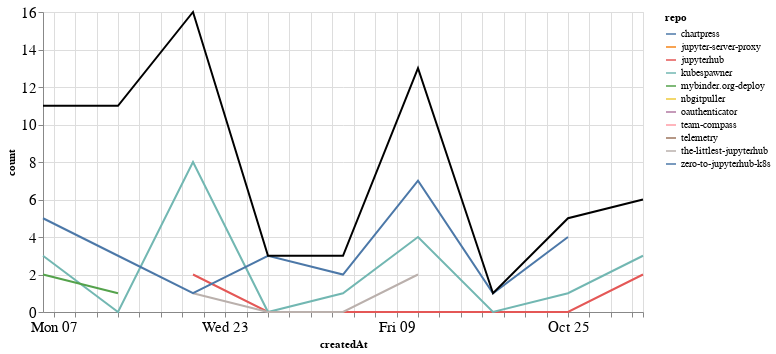

Source (notebook cell):
### Markdown cell above
## Comments

### Code cell
comments_time = comments.groupby('repo').resample('W', on='createdAt').count()['author'].reset_index()
comments_time = comments_time.rename(columns={'author': 'count'})
comments_time_total = comments_time.groupby('createdAt').agg({"count": "sum"}).reset_index()
ch1 = alt.Chart(comments_time, width=600).mark_line().encode(
    x='createdAt',
    y='count',
    color='repo',
    tooltip="repo"
)

ch2 = alt.Chart(comments_time_total, width=600).mark_line(color="black").encode(
    x='createdAt',
    y='count',
)

ch1 + ch2

### Figure 1 — Vega-Lite specification as saved in the notebook (floating-point values rounded to 4 significant figures)
{"config": {"axisLeft": {"labelFontSize": 15}, "axisBottom": {"labelFontSize": 15}}, "layer": [{"data": {"name": "data-2529e155c54388242faade42dbde024f"}, "mark": "line", "encoding": {"color": {"type": "nominal", "field": "repo"}, "tooltip": {"type": "nominal", "field": "repo"}, "x": {"type": "temporal", "field": "createdAt"}, "y": {"type": "quantitative", "field": "count"}}, "width": 600}, {"data": {"name": "data-ff943449bebb56662858d729e0b84c5a"}, "mark": {"type": "line", "color": "black"}, "encoding": {"x": {"type": "temporal", "field": "createdAt"}, "y": {"type": "quantitative", "field": "count"}}, "width": 600}], "$schema": "https://vega.github.io/schema/vega-lite/v4.8.1.json", "datasets": {"data-2529e155c54388242faade42dbde024f": [{"repo": "chartpress", "createdAt": "2020-11-01T00:00:00", "count": 1}, {"repo": "jupyter-server-proxy", "createdAt": "2020-09-20T00:00:00", "count": 3}, {"repo": "jupyterhub", "createdAt": "2020-09-20T00:00:00", "count": 2}, {"repo": "jupyterhub", "createdAt": "2020-09-27T00:00:00", "count": 0}, {"repo": "jupyterhub", "createdAt": "2020-10-04T00:00:00", "count": 0}, {"repo": "jupyterhub", "createdAt": "2020-10-11T00:00:00", "count": 0}, {"repo": "jupyterhub", "createdAt": "2020-10-18T00:00:00", "count": 0}, {"repo": "jupyterhub", "createdAt": "2020-10-25T00:00:00", "count": 0}, {"repo": "jupyterhub", "createdAt": "2020-11-01T00:00:00", "count": 2}, {"repo": "kubespawner", "createdAt": "2020-09-06T00:00:00", "count": 3}, {"repo": "kubespawner", "createdAt": "2020-09-13T00:00:00", "count": 0}, {"repo": "kubespawner", "createdAt": "2020-09-20T00:00:00", "count": 8}, {"repo": "kubespawner", "createdAt": "2020-09-27T00:00:00", "count": 0}, {"repo": "kubespawner", "createdAt": "2020-10-04T00:00:00", "count": 1}, {"repo": "kubespawner", "createdAt": "2020-10-11T00:00:00", "count": 4}, {"repo": "kubespawner", "createdAt": "2020-10-18T00:00:00", "count": 0}, {"repo": "kubespawner", "createdAt": "2020-10-25T00:00:00", "count": 1}, {"repo": "kubespawner", "createdAt": "2020-11-01T00:00:00", "count": 3}, {"repo": "mybinder.org-deploy", "createdAt": "2020-09-06T00:00:00", "count": 2}, {"repo": "mybinder.org-deploy", "createdAt": "2020-09-13T00:00:00", "count": 1}, {"repo": "nbgitpuller", "createdAt": "2020-09-20T00:00:00", "count": 1}, {"repo": "oauthenticator", "createdAt": "2020-09-06T00:00:00", "count": 1}, {"repo": "team-compass", "createdAt": "2020-09-13T00:00:00", "count": 1}, {"repo": "telemetry", "createdAt": "2020-09-13T00:00:00", "count": 6}, {"repo": "the-littlest-jupyterhub", "createdAt": "2020-09-20T00:00:00", "count": 1}, {"repo": "the-littlest-jupyterhub", "createdAt": "2020-09-27T00:00:00", "count": 0}, {"repo": "the-littlest-jupyterhub", "createdAt": "2020-10-04T00:00:00", "count": 0}, {"repo": "the-littlest-jupyterhub", "createdAt": "2020-10-11T00:00:00", "count": 2}, {"repo": "zero-to-jupyterhub-k8s", "createdAt": "2020-09-06T00:00:00", "count": 5}, {"repo": "zero-to-jupyterhub-k8s", "createdAt": "2020-09-13T00:00:00", "count": 3}, {"repo": "zero-to-jupyterhub-k8s", "createdAt": "2020-09-20T00:00:00", "count": 1}, {"repo": "zero-to-jupyterhub-k8s", "createdAt": "2020-09-27T00:00:00", "count": 3}, {"repo": "zero-to-jupyterhub-k8s", "createdAt": "2020-10-04T00:00:00", "count": 2}, {"repo": "zero-to-jupyterhub-k8s", "createdAt": "2020-10-11T00:00:00", "count": 7}, {"repo": "zero-to-jupyterhub-k8s", "createdAt": "2020-10-18T00:00:00", "count": 1}, {"repo": "zero-to-jupyterhub-k8s", "createdAt": "2020-10-25T00:00:00", "count": 4}], "data-ff943449bebb56662858d729e0b84c5a": [{"createdAt": "2020-09-06T00:00:00", "count": 11}, {"createdAt": "2020-09-13T00:00:00", "count": 11}, {"createdAt": "2020-09-20T00:00:00", "count": 16}, {"createdAt": "2020-09-27T00:00:00", "count": 3}, {"createdAt": "2020-10-04T00:00:00", "count": 3}, {"createdAt": "2020-10-11T00:00:00", "count": 13}, {"createdAt": "2020-10-18T00:00:00", "count": 1}, {"createdAt": "2020-10-25T00:00:00", "count": 5}, {"createdAt": "2020-11-01T00:00:00", "count": 6}]}}
